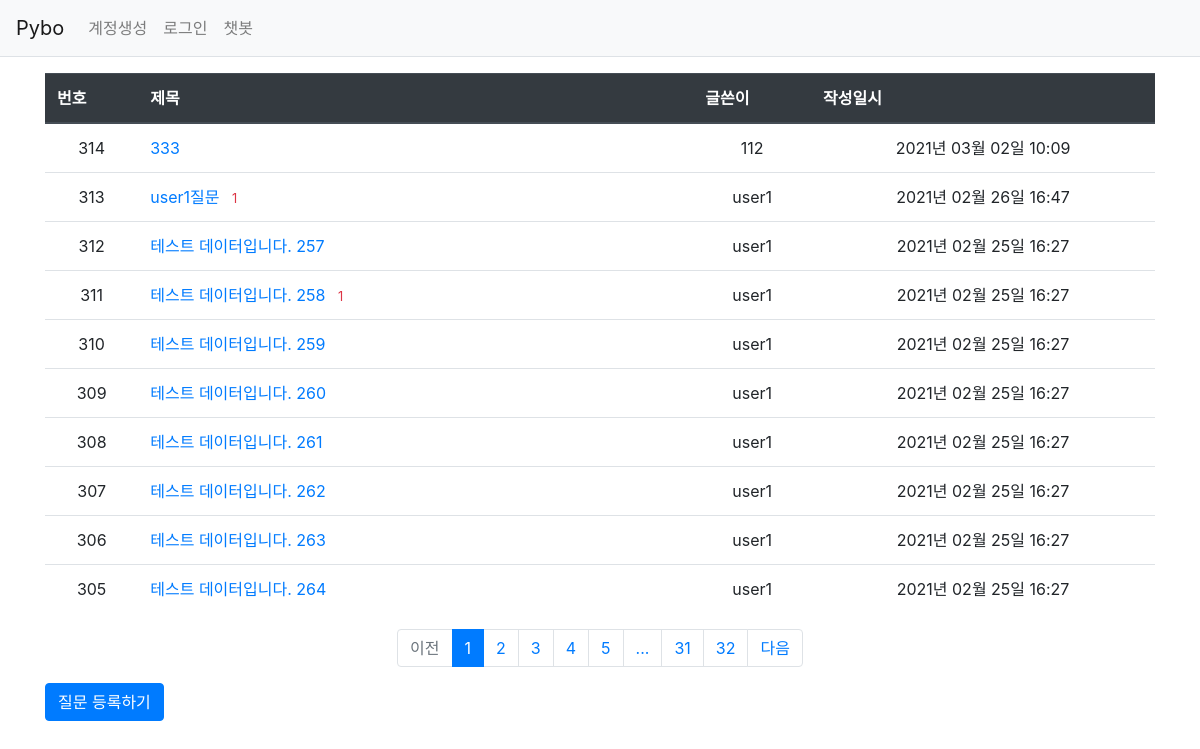
Page /question/list/ on the earlier database version.
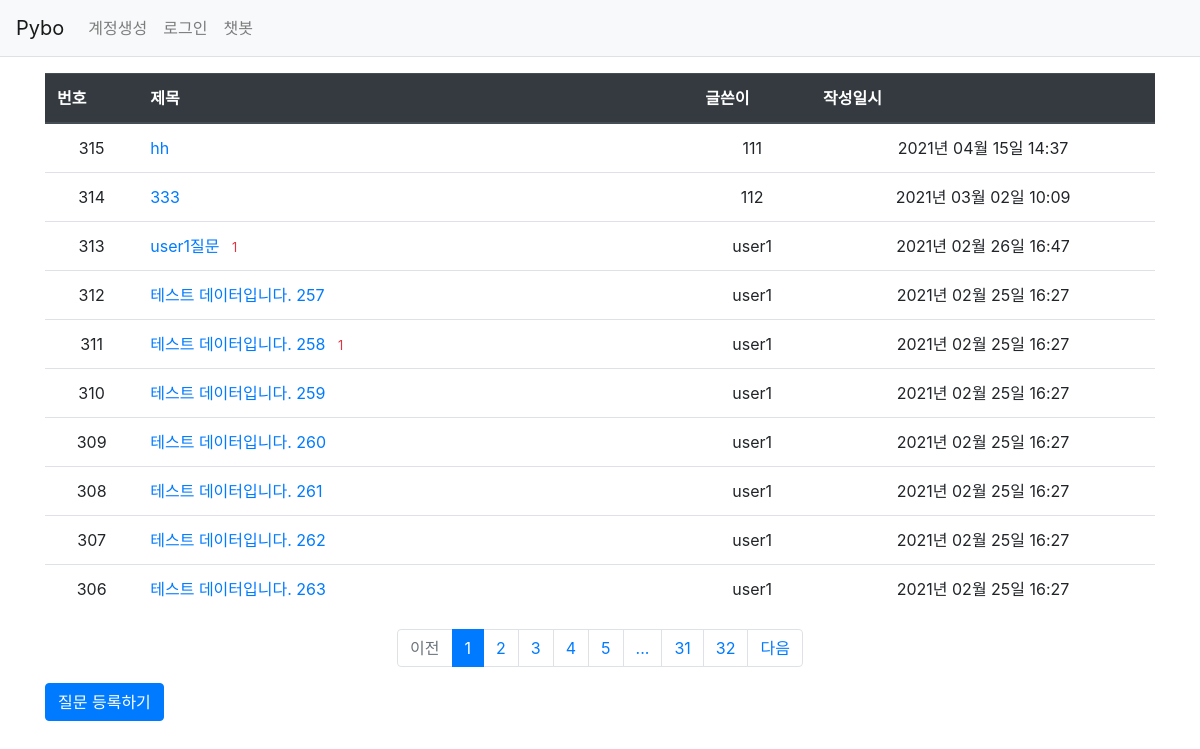
Same page on the later database version.
### Pybo/models.py (models this page shows)
class Question(db.Model):
    id = db.Column(db.Integer, primary_key=True)
    subject = db.Column(db.String(200), nullable=False)
    content = db.Column(db.Text(), nullable=False)
    create_date = db.Column(db.DateTime(), nullable=False)
    user_id = db.Column(db.Integer, db.ForeignKey('user.id', ondelete='CASCADE'), nullable=False)
    user = db.relationship('User', backref=db.backref('question_set'))

class User(db.Model):
    id = db.Column(db.Integer, primary_key=True)
    username = db.Column(db.String(150), unique=True, nullable=False)
    password = db.Column(db.String(200), nullable=False)
    email = db.Column(db.String(120), unique=True, nullable=False)

### Pybo/views/question_views.py (the view)
@bp.route('/list/')
def qlist():
    page = request.args.get('page', type=int,default=1)
    question_lst = Question.query.order_by(Question.create_date.desc())
    question_lst = question_lst.paginate(page, per_page=10)
    print(question_lst.total)
    print(question_lst.per_page)
    return render_template('question/question_list.html', question_list=question_lst)

### Pybo/filter.py (called while the page is built)
def format_datetime(value, fmt='%Y년 %m월 %d일 %H:%M'):
    return value.strftime(fmt)

### Pybo/views/auth_views.py (called while the page is built)
@bp.before_app_request
def load_logged_in_user():
    user_id = session.get('user_id')
    if user_id is None:
        g.user = None
    else:
        g.user = User.query.get(user_id)

### Pybo/templates/question/question_list.html
{% extends 'base.html'%}
{% block content%}
<link rel="stylesheet" href="{{ url_for('static', filename='bootstrap.min.css') }}">
<div class="container my-3">
    <table class="table">
        <thead>
        <tr class="thead-dark">
            <th>번호</th>
            <th style="width:50%">제목</th>
            <th>글쓴이</th>
            <th>작성일시</th>
        </tr>
        </thead>
        <tbody>
        {% if question_list %}
        {% for question in question_list.items %}
        <tr class="text-center">
            <td>{{ question_list.total - ((question_list.page-1) * question_list.per_page) - loop.index0 }}</td>
            <td class="text-left">
                <a href="{{ url_for('question.detail', question_id=question.id) }}">{{ question.subject }}</a>
                {% if question.answer_set|length > 0 %}
                <span class="text-danger small ml-2">{{ question.answer_set|length }}</span>
                {% endif %}
            </td>
            <td>{{ question.user.username }}</td>
            <td>{{ question.create_date | datetime }}</td>
        </tr>
        {% endfor %}
        {% else %}
        <tr>
            <td colspan="3">질문이 없습니다.</td>
        </tr>
        {% endif %}
        </tbody>
    </table>
    <ul class="pagination justify-content-center">
            {% if question_list.has_prev %}
            <li class="page-item">
                <a class="page-link" href="?page={{ question_list.prev_num }}">이전</a>
            </li>
            {% else %}
            <li class="page-item disabled">
                <a class="page-link" tabindex="-1" aria-disabled="true" href="#">이전</a>
            </li>
            {% endif %}
            {% for page_num in question_list.iter_pages() %}
                {% if page_num %}
                    {% if page_num != question_list.page %}
                    <li class="page-item">
                        <a class="page-link" href="?page={{ page_num }}">{{ page_num }}</a>
                    </li>
                    {% else %}
                    <li class="page-item active" aria-current="page">
                        <a class="page-link" href="#">{{ page_num }}</a>
                    </li>
                    {% endif %}
               {% else %}
                    <li class="disabled">
                        <a class="page-link" href="#">...</a>
                    </li>
               {% endif %}
            {% endfor %}
            {% if question_list.has_next %}
            <li class="page-item">
                <a class="page-link" href="?page={{ question_list.next_num }}">다음</a>
            </li>
            {% else %}
            <li class="page-item disabled">
                <a class="page-link" tabindex="-1" aria-disabled="true" href="#">다음</a>
            </li>
            {% endif %}
        </ul>
    <a href="{{ url_for('question.create') }}" class="btn btn-primary">질문 등록하기</a>
</div>
{% endblock %}

### Pybo/templates/base.html (shortened to what this page needs)
<!DOCTYPE html>
<html lang="ko">
<head>
    <link rel="stylesheet" href="{{ url_for('static', filename='bootstrap.min.css') }}">
</head>
<body>
<nav class="navbar navbar-expand-lg navbar-light bg-light border-bottom">
    <a class="navbar-brand" href="{{ url_for('main.index') }}">Pybo</a>
    <div class="collapse navbar-collapse flex-grow-0" id="navbarNav">
        {% if g.user %}
        <ul class="navbar-nav">
            <li class="nav-item ">
                <a class="nav-link" href="{{url_for('auth.logout')}}">{{ g.user.username }} (로그아웃)</a>
            </li>
            <li class="nav-item ">
                <a class="nav-link" href="{{url_for('chatbot.chatbot')}}">챗봇</a>
            </li>
        </ul>
        {% else %}
        <ul class="navbar-nav">
            <li class="nav-item ">
                <a class="nav-link" href="{{url_for('auth.signup')}}">계정생성</a>
            </li>
            <li class="nav-item ">
                <a class="nav-link" href="{{url_for('auth.login')}}">로그인</a>
            </li>
            <li class="nav-item ">
                <a class="nav-link" href="{{url_for('chatbot.chatbot')}}">챗봇</a>
            </li>
        </ul>
        {% endif %}
    </div>
</nav>
{% block content %}
{% endblock %}
</body>
</html>

Differences in the rows shown:
no longer on this page (row unchanged): Question: total "305", subject "테스트 데이터입니다. 264", user.username "user1", create_date "2021년 02월 25일 16:27"
added Question: id "315", subject "hh", user.username "111", create_date "2021년 04월 15일 14:37"
